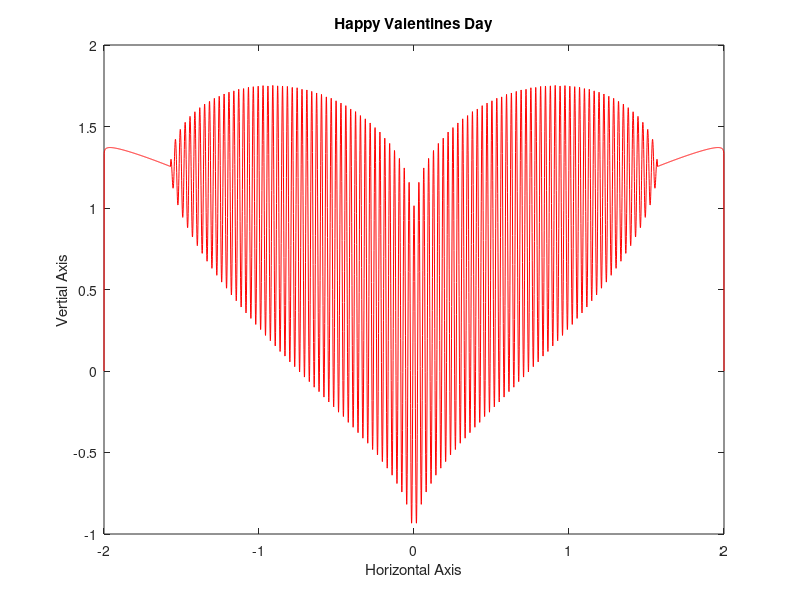

This figure's MATLAB source:
% Question 3 - Alexander Alfakir
x = -2:0.001:2;
y = [cos(200.* x).*sqrt(cos(x))+sqrt(abs(x)-0.01)].*(4-x.^2).^(0.01);
plot(x,y,color='red')
xlabel('Horizontal Axis')
ylabel('Vertial Axis')
title('Happy Valentines Day')